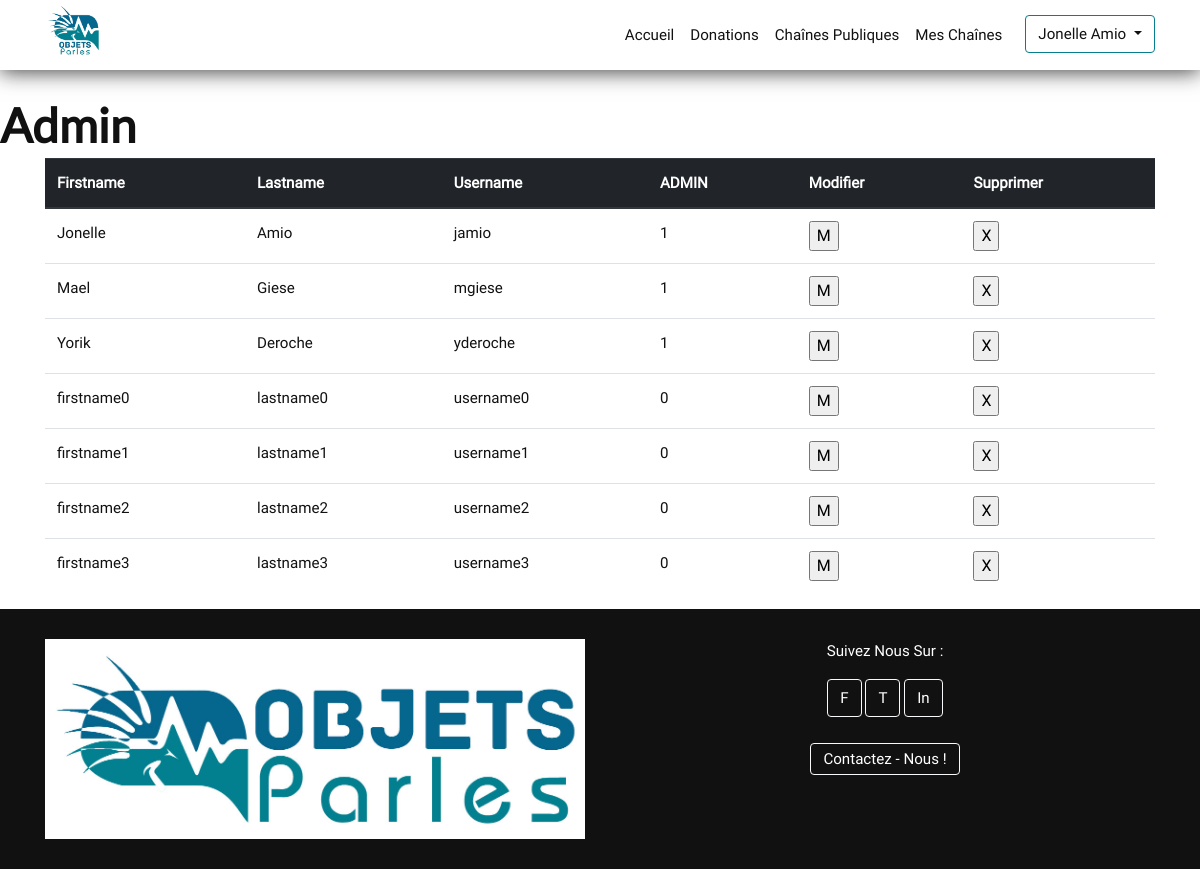
/index.php/admin/users (signed in), run on an earlier commit of the app's database.
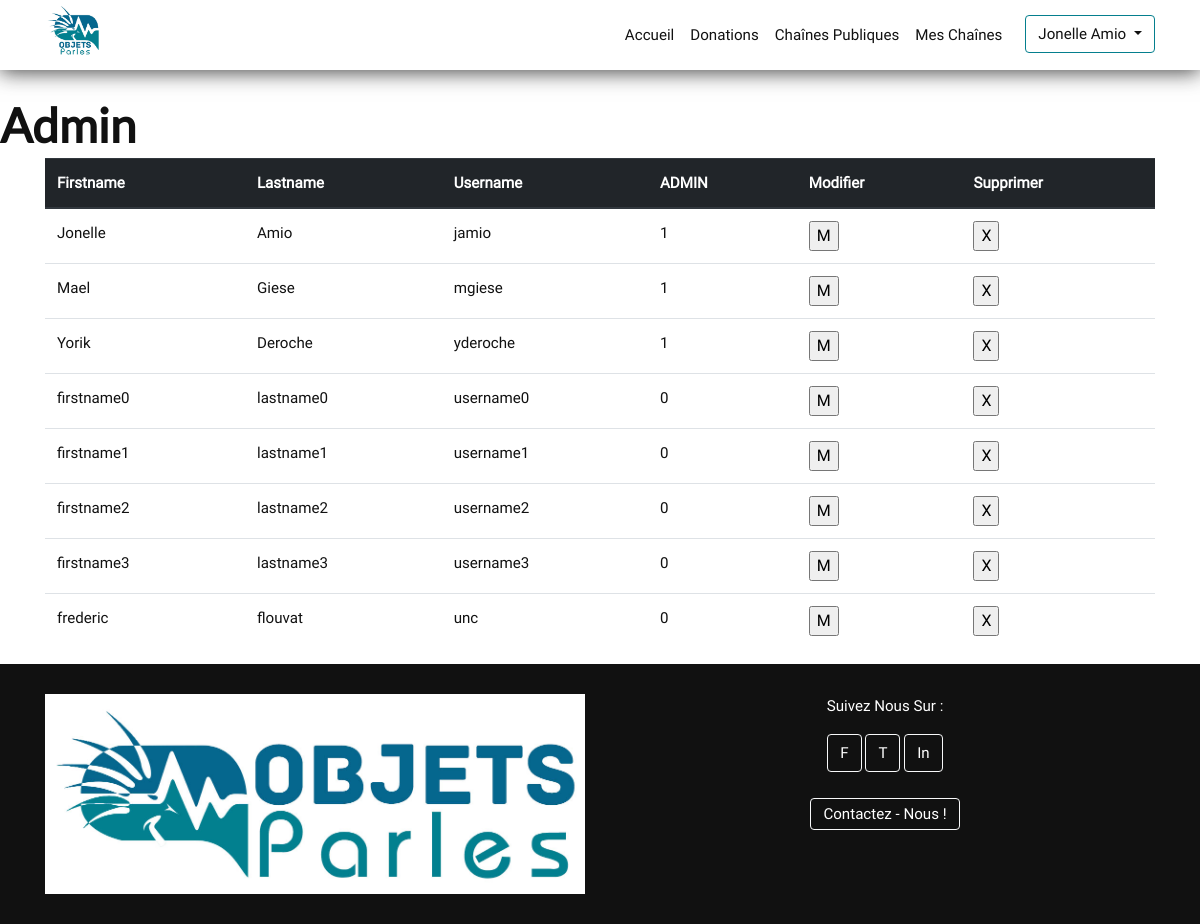
And on a later commit of the database.
### tables this page shows
CREATE TABLE `user` (
  `iduser` int(11) NOT NULL,
  `firstName` varchar(45) NOT NULL,
  `lastName` varchar(45) NOT NULL,
  `username` varchar(45) NOT NULL,
  `password` varchar(255) NOT NULL,
  `ADMIN` tinyint(1) NOT NULL
);

### controllers.php (called while the page is built, shortened)
<?php
    function gerer_users($liensDuSite, $uri)
    {
        $users = get_users();
        require 'view/gerer-users.php';
    }
?>

### model.php (called while the page is built, shortened)
<?php
    function open_database_connection()
    {
        $link = new mysqli( 'localhost', 'root', '', 'objetsparles' ) or die("impossible de se connecter à la bdd");
        if ($link->errno) {
            echo "Echec de link n°{$link->errno} : {$link->error}";
            return null;
        }
        else
            return $link;
    }
    function get_users()
    {
        $link = open_database_connection();
        $users = array();
        $sql = "SET NAMES 'utf8'";
        $link->query($sql);
        $sql = 'SELECT * FROM `user`';
        if ( $stmt = $link->prepare( $sql ) ) {
            if ( $stmt->execute() ) {
                $result = $stmt->get_result();
                while ($data = $result->fetch_assoc())
                {
                    $users[] = $data;
                }
            } else {
                    echo ( "Echec de link n°{$link->connect_errno} : {$link->connect_error}" );
                }
        } else {
            echo ( "Echec de link n°{$link->connect_errno} : {$link->connect_error}" );
        }
        return $users;
    }

### view/gerer-users.php (the view, shortened to what this page needs)
<header class="admin">
    <?php require "menu.php"; ?>
    <h1>Admin</h1>
</header>
<main class="container">
    <table class="table">
        <thead class="thead-dark">
            <tr>
                <th>Firstname</th>
                <th>Lastname</th>
                <th>Username</th>
                <th>ADMIN</th>
                <th>Modifier</th>
                <th>Supprimer</th>
            </tr>
        </thead>
        <tbody>
            <?php foreach ($users as $user) { ?>
            <tr>
                <td>
                    <?php echo $user['firstName']?>
                </td>
                <td>
                    <?php echo $user['lastName']?>
                </td>
                <td>
                    <?php echo $user['username']?>
                </td>
                <td>
                    <?php echo $user['ADMIN']?>
                </td>
                <td>
                    <form method="post" action="<?php echo ( $liensDuSite['uriEUser']."?id=".$user['iduser'] ); ?>">
                        <input type="submit" name="editUser" value="M" />
                    </form>
                </td>
                <td>
                    <form class="deleteButton" method="post" action="<?php echo ( " ?id=".$user['iduser'] ); ?>">
                        <input type="submit" name="deleteUser" value="X" />
                    </form>
                </td>
            </tr>
            <?php
        }
        ?>
        </tbody>
    </table>
</main>
<?php
    include 'layout.php';
?>

What changed in the data, as far as the page shows it:
added user: firstName "frederic", lastName "flouvat", username "unc", ADMIN "0"
